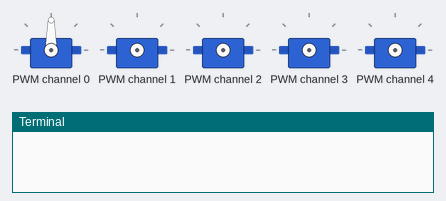
This program was run on a simulated Raspberry Pi (BCM pin numbers). Shown: 5 × servo, the last lines printed to the terminal. At 7.2 s the program stops and its outputs stay as they are.

Above: at 0.1 s.
At 3.65 s:
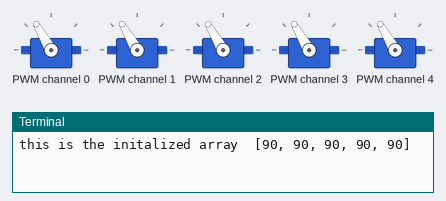
At 4.0 s:
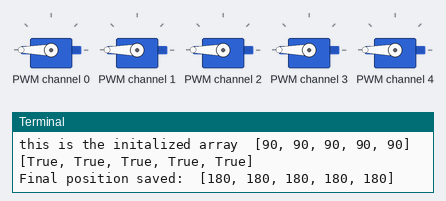
At 5.07 s:
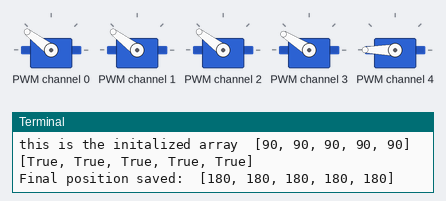
At 5.6 s:
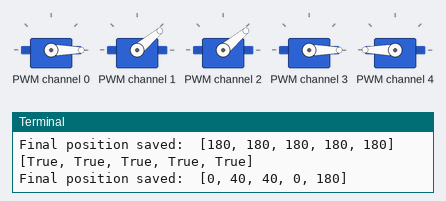
At 7.2 s:
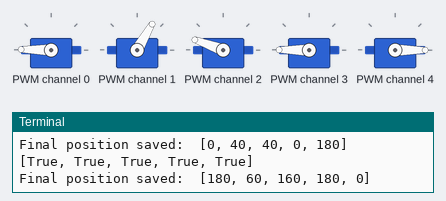
Timing chart, 0 to 8.7 s (numbered marks = the images above):
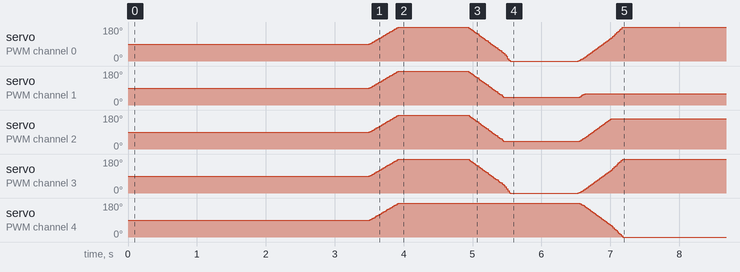

Measured:
- by itself, servo on PWM channel 4: rises from 90° to 180° in 0.44 s, then falls to 0° in 3.2 s

The program:

motion_smoothness.py
```python
#! /usr/bin/env python
from adafruit_servokit import ServoKit
kit = ServoKit(channels=16)
kit.servo[0].actuation_range = 180
import time

# initalizing all the servo position encoder global variables
# this allow us to keep track of what is the encoder value at all times
servo_position_arr = [0, 0, 0, 0, 0,]

# every time the robot starts all the servo move to the rest position
# by starting off with a known position we can use the encoders on the motors to use the motion smoothening algorythm
def initalization():
    kit.servo[0].angle = 90
    time.sleep(0.5)
    kit.servo[1].angle = 90
    time.sleep(0.5)
    kit.servo[2].angle = 90
    time.sleep(0.5)
    kit.servo[3].angle = 90
    time.sleep(0.5)
    kit.servo[4].angle = 90
    time.sleep(0.5)
    for x in range (0,5):
       servo_position_arr[x] = 90

# just a regular move function used to compare the motion of the robot arm
def basic_move():
    angles = [0, 180, 0]
    for x in angles:
        kit.servo[0].angle = x
        time.sleep(1)


# motion smoothening function that increments or decrements the value from the current encoder value to new value, then updates the encoder value with final value
def extra_smooth(final_position0, final_position1, final_position2, final_position3, final_position4):
    Done = False
    colors = [False, False, False, False, False]
    final_position = [final_position0, final_position1, final_position2, final_position3, final_position4]
    inc = 1
    sleep = 0.0009
    #servo_number = [2, 3, 4, 5, 6]
    while Done is False:
        for x in range(0,5):
            #print("this is the ", x ,"itteration")
            if servo_position_arr[x] < final_position[x]:
                servo_position_arr[x] += inc
                kit.servo[x].angle = servo_position_arr[x]
                time.sleep(sleep)
                #print(servo_position_arr)
            elif servo_position_arr[x] > final_position[x]:
                servo_position_arr[x] -= inc
                kit.servo[x].angle = servo_position_arr[x]
                time.sleep(sleep)
            else:
                colors[x] = True


        if colors[0] and colors[1] and colors[2] and colors[3] and colors[4]:
            Done = True
            print(colors)
            print("Final position saved: ", servo_position_arr)


def smoothening(final_position, servo_motor_num):
    servo_position = servo_position_arr[servo_motor_num]
    if servo_position < final_position:
        while(servo_position < final_position):
            kit.servo[servo_motor_num].angle = servo_position
            servo_position += 1.5
            time.sleep(0.01)
        servo_position_arr[servo_motor_num] = final_position
        print("Final position saved: in inc", servo_position_arr)
    else:
        while(servo_position > final_position):
            kit.servo[servo_motor_num].angle = servo_position
            servo_position -= 1.5
            time.sleep(0.01)
        servo_position_arr[servo_motor_num] = final_position
        print("Final position saved: in inc", servo_position_arr)

def main():
    initalization()
    print("this is the initalized array ", servo_position_arr)
    time.sleep(1)
    extra_smooth(180,180,180,180,180)
    time.sleep(1)
    extra_smooth(0, 40, 40, 0, 180)
    time.sleep(1)
    extra_smooth(180,60,160,180,0)

if __name__=="__main__":
    main()
```
